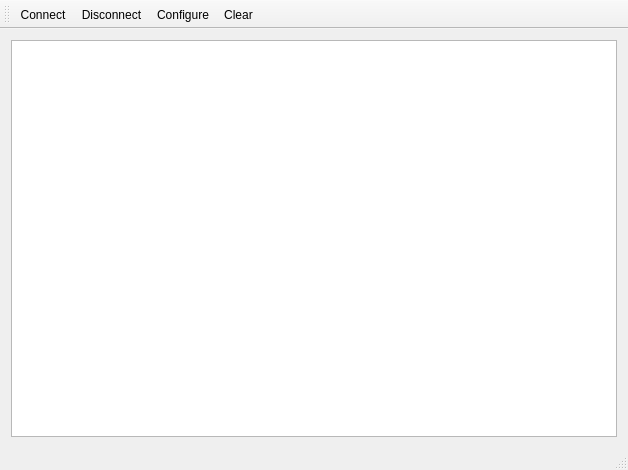
<?xml version="1.0" encoding="UTF-8"?>
<ui version="4.0">
 <class>RaceDisplay</class>
 <widget class="QMainWindow" name="RaceDisplay">
  <property name="geometry">
   <rect>
    <x>0</x>
    <y>0</y>
    <width>628</width>
    <height>470</height>
   </rect>
  </property>
  <property name="windowTitle">
   <string>RaceDisplay</string>
  </property>
  <widget class="QWidget" name="centralWidget">
   <layout class="QVBoxLayout" name="verticalLayout">
    <item>
     <widget class="QGraphicsView" name="graphicsView"/>
    </item>
   </layout>
  </widget>
  <widget class="QMenuBar" name="menuBar">
   <property name="geometry">
    <rect>
     <x>0</x>
     <y>0</y>
     <width>628</width>
     <height>21</height>
    </rect>
   </property>
  </widget>
  <widget class="QToolBar" name="mainToolBar">
   <attribute name="toolBarArea">
    <enum>TopToolBarArea</enum>
   </attribute>
   <attribute name="toolBarBreak">
    <bool>false</bool>
   </attribute>
   <addaction name="actionConnect"/>
   <addaction name="actionDisconnect"/>
   <addaction name="actionConfigure"/>
   <addaction name="actionClear"/>
  </widget>
  <widget class="QStatusBar" name="statusBar"/>
  <action name="actionAbout">
   <property name="text">
    <string>&amp;About</string>
   </property>
   <property name="toolTip">
    <string>About program</string>
   </property>
   <property name="shortcut">
    <string>Alt+A</string>
   </property>
  </action>
  <action name="actionAboutQt">
   <property name="text">
    <string>About Qt</string>
   </property>
  </action>
  <action name="actionConnect">
   <property name="icon">
    <iconset>
     <normaloff>:/images/connect.png</normaloff>:/images/connect.png</iconset>
   </property>
   <property name="text">
    <string>C&amp;onnect</string>
   </property>
   <property name="toolTip">
    <string>Connect to serial port</string>
   </property>
   <property name="shortcut">
    <string>Ctrl+O</string>
   </property>
  </action>
  <action name="actionDisconnect">
   <property name="icon">
    <iconset>
     <normaloff>:/images/disconnect.png</normaloff>:/images/disconnect.png</iconset>
   </property>
   <property name="text">
    <string>&amp;Disconnect</string>
   </property>
   <property name="toolTip">
    <string>Disconnect from serial port</string>
   </property>
   <property name="shortcut">
    <string>Ctrl+D</string>
   </property>
  </action>
  <action name="actionConfigure">
   <property name="icon">
    <iconset>
     <normaloff>:/images/settings.png</normaloff>:/images/settings.png</iconset>
   </property>
   <property name="text">
    <string>&amp;Configure</string>
   </property>
   <property name="toolTip">
    <string>Configure serial port</string>
   </property>
   <property name="shortcut">
    <string>Alt+C</string>
   </property>
  </action>
  <action name="actionClear">
   <property name="icon">
    <iconset>
     <normaloff>:/images/clear.png</normaloff>:/images/clear.png</iconset>
   </property>
   <property name="text">
    <string>C&amp;lear</string>
   </property>
   <property name="toolTip">
    <string>Clear data</string>
   </property>
   <property name="shortcut">
    <string>Alt+L</string>
   </property>
  </action>
  <action name="actionQuit">
   <property name="icon">
    <iconset>
     <normaloff>:/images/application-exit.png</normaloff>:/images/application-exit.png</iconset>
   </property>
   <property name="text">
    <string>&amp;Quit</string>
   </property>
   <property name="shortcut">
    <string>Ctrl+Q</string>
   </property>
  </action>
 </widget>
 <layoutdefault spacing="6" margin="11"/>
 <resources>
  <include location="racedisplay.qrc"/>
 </resources>
 <connections/>
</ui>
